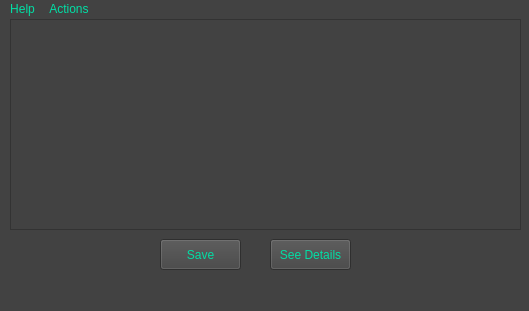
<?xml version="1.0" encoding="UTF-8"?>
<ui version="4.0">
 <author>Nikita Voronin</author>
 <class>QtGuiApplication1Class</class>
 <widget class="QMainWindow" name="QtGuiApplication1Class">
  <property name="geometry">
   <rect>
    <x>0</x>
    <y>0</y>
    <width>529</width>
    <height>311</height>
   </rect>
  </property>
  <property name="windowTitle">
   <string>QtGuiApplication1</string>
  </property>
  <property name="styleSheet">
   <string notr="true">background-color: #424242;
font: 75 italic 12pt &quot;Gill Sans MT&quot;;
color: rgb(1, 223, 165);</string>
  </property>
  <widget class="QWidget" name="centralWidget">
   <widget class="QTreeView" name="treeView">
    <property name="geometry">
     <rect>
      <x>10</x>
      <y>0</y>
      <width>511</width>
      <height>211</height>
     </rect>
    </property>
    <property name="styleSheet">
     <string notr="true"/>
    </property>
    <property name="midLineWidth">
     <number>0</number>
    </property>
   </widget>
   <widget class="QPushButton" name="btnSave">
    <property name="geometry">
     <rect>
      <x>160</x>
      <y>220</y>
      <width>81</width>
      <height>31</height>
     </rect>
    </property>
    <property name="styleSheet">
     <string notr="true"/>
    </property>
    <property name="text">
     <string>Save</string>
    </property>
   </widget>
   <widget class="QPushButton" name="btnDetails">
    <property name="geometry">
     <rect>
      <x>270</x>
      <y>220</y>
      <width>81</width>
      <height>31</height>
     </rect>
    </property>
    <property name="styleSheet">
     <string notr="true"/>
    </property>
    <property name="text">
     <string>See Details</string>
    </property>
   </widget>
  </widget>
  <widget class="QMenuBar" name="menuBar">
   <property name="geometry">
    <rect>
     <x>0</x>
     <y>0</y>
     <width>529</width>
     <height>29</height>
    </rect>
   </property>
   <widget class="QMenu" name="menuHelp">
    <property name="title">
     <string>Help</string>
    </property>
    <addaction name="readMeAction"/>
   </widget>
   <widget class="QMenu" name="menuActions">
    <property name="title">
     <string>Actions</string>
    </property>
    <addaction name="insertRowAction"/>
    <addaction name="insertColumnAction"/>
    <addaction name="separator"/>
    <addaction name="removeRowAction"/>
    <addaction name="removeColumnAction"/>
    <addaction name="separator"/>
    <addaction name="insertChildAction"/>
   </widget>
   <addaction name="menuHelp"/>
   <addaction name="menuActions"/>
  </widget>
  <widget class="QStatusBar" name="statusBar"/>
  <action name="insertRowAction">
   <property name="text">
    <string>Insert Row</string>
   </property>
   <property name="shortcut">
    <string>Ctrl+I, R</string>
   </property>
  </action>
  <action name="insertColumnAction">
   <property name="text">
    <string>Insert Column</string>
   </property>
   <property name="shortcut">
    <string>Ctrl+I, C</string>
   </property>
  </action>
  <action name="removeRowAction">
   <property name="text">
    <string>Remove Row</string>
   </property>
   <property name="shortcut">
    <string>Ctrl+R, R</string>
   </property>
  </action>
  <action name="removeColumnAction">
   <property name="text">
    <string>Remove Column</string>
   </property>
   <property name="shortcut">
    <string>Ctrl+R, C</string>
   </property>
  </action>
  <action name="insertChildAction">
   <property name="text">
    <string>Insert Child</string>
   </property>
   <property name="shortcut">
    <string>Ctrl+N</string>
   </property>
  </action>
  <action name="readMeAction">
   <property name="text">
    <string>Read Me</string>
   </property>
  </action>
 </widget>
 <layoutdefault spacing="6" margin="11"/>
 <resources>
  <include location="QtGuiApplication1.qrc"/>
 </resources>
 <connections/>
</ui>
